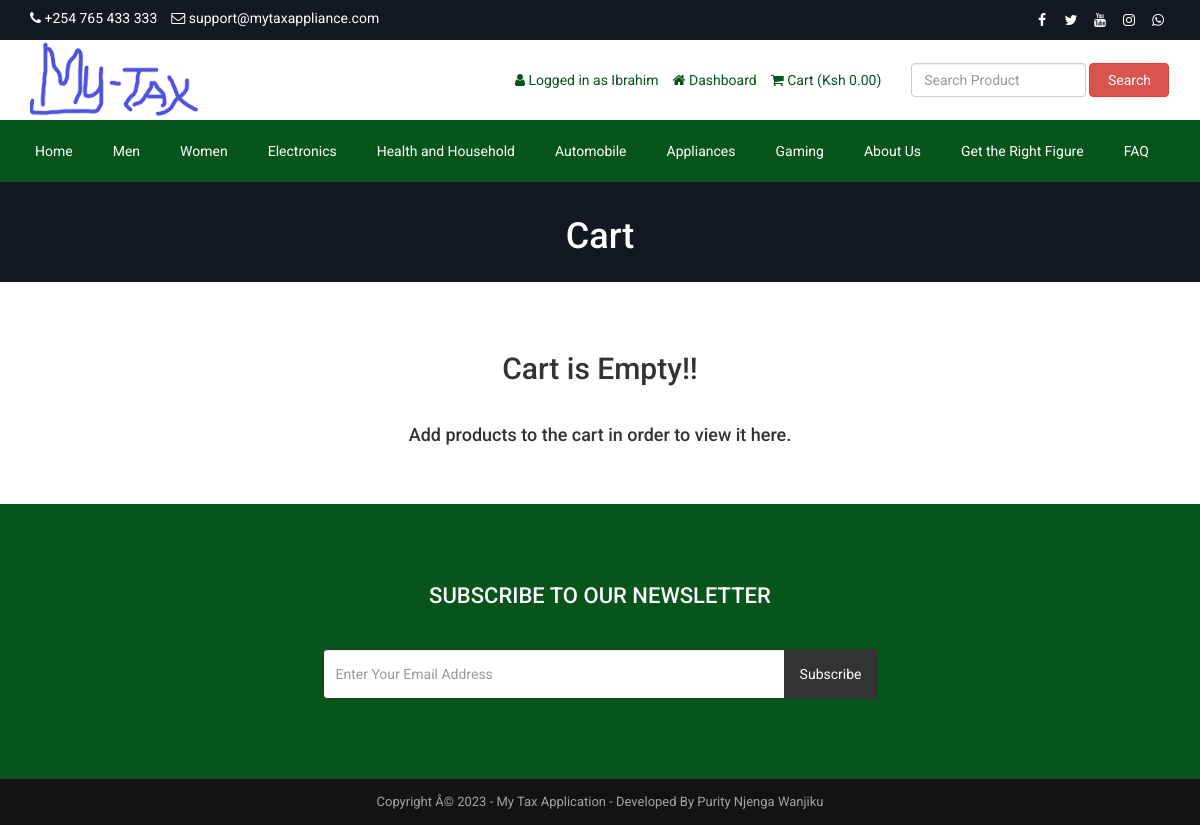
Screenshot of /cart.php (signed in) with the database file from the repository.
### tables this page shows
CREATE TABLE `tbl_settings` (
  `id` int(11) NOT NULL,
  `logo` varchar(255) NOT NULL,
  `favicon` varchar(255) NOT NULL,
  `footer_about` text NOT NULL,
  `footer_copyright` text NOT NULL,
  `contact_address` text NOT NULL,
  `contact_email` varchar(255) NOT NULL,
  `contact_phone` varchar(255) NOT NULL,
  `contact_fax` varchar(255) NOT NULL,
  `contact_map_iframe` text NOT NULL,
  `receive_email` varchar(255) NOT NULL,
  `receive_email_subject` varchar(255) NOT NULL,
  `receive_email_thank_you_message` text NOT NULL,
  `forget_password_message` text NOT NULL,
  `total_recent_post_footer` int(11) NOT NULL,
  `total_popular_post_footer` int(11) NOT NULL,
  `total_recent_post_sidebar` int(11) NOT NULL,
  `total_popular_post_sidebar` int(11) NOT NULL,
  `total_featured_product_home` int(11) NOT NULL,
  `total_latest_product_home` int(11) NOT NULL,
  `total_popular_product_home` int(11) NOT NULL,
  `meta_title_home` text NOT NULL,
  `meta_keyword_home` text NOT NULL,
  `meta_description_home` text NOT NULL,
  `banner_login` varchar(2552) NOT NULL,
  `banner_registration` varchar(255) NOT NULL,
  `banner_forget_password` varchar(255) NOT NULL,
  `banner_reset_password` varchar(255) NOT NULL,
  `banner_search` varchar(255) NOT NULL,
  `banner_cart` varchar(255) NOT NULL,
  `banner_checkout` varchar(255) NOT NULL,
  `banner_product_category` varchar(255) NOT NULL,
  `banner_calculate_tax` varchar(255) NOT NULL,
  `banner_blog` varchar(255) NOT NULL,
  `cta_title` varchar(255) NOT NULL,
  `cta_content` text NOT NULL,
  `cta_read_more_text` varchar(255) NOT NULL,
  `cta_read_more_url` varchar(255) NOT NULL,
  `cta_photo` varchar(255) NOT NULL,
  `featured_product_title` varchar(255) NOT NULL,
  `featured_product_subtitle` varchar(255) NOT NULL,
  `latest_product_title` varchar(255) NOT NULL,
  `latest_product_subtitle` varchar(255) NOT NULL,
  `popular_product_title` varchar(255) NOT NULL,
  `popular_product_subtitle` varchar(255) NOT NULL,
  `testimonial_title` varchar(255) NOT NULL,
  `testimonial_subtitle` varchar(255) NOT NULL,
  `testimonial_photo` varchar(255) NOT NULL,
  `blog_title` varchar(255) NOT NULL,
  `blog_subtitle` varchar(255) NOT NULL,
  `newsletter_text` text NOT NULL,
  `paypal_email` varchar(255) NOT NULL,
  `stripe_public_key` varchar(255) NOT NULL,
  `stripe_secret_key` varchar(255) NOT NULL,
  `bank_detail` text NOT NULL,
  `before_head` text NOT NULL,
  `after_body` text NOT NULL,
  `before_body` text NOT NULL,
  `home_service_on_off` int(11) NOT NULL,
  `home_welcome_on_off` int(11) NOT NULL,
  `home_featured_product_on_off` int(11) NOT NULL,
  `home_latest_product_on_off` int(11) NOT NULL,
  `home_popular_product_on_off` int(11) NOT NULL,
  `home_testimonial_on_off` int(11) NOT NULL,
  `home_blog_on_off` int(11) NOT NULL,
  `newsletter_on_off` int(11) NOT NULL,
  `ads_above_welcome_on_off` int(11) NOT NULL,
  `ads_above_featured_product_on_off` int(11) NOT NULL,
  `ads_above_latest_product_on_off` int(11) NOT NULL,
  `ads_above_popular_product_on_off` int(11) NOT NULL,
  `ads_above_testimonial_on_off` int(11) NOT NULL,
  `ads_category_sidebar_on_off` int(11) NOT NULL
);

CREATE TABLE `tbl_social` (
  `social_id` int(11) NOT NULL,
  `social_name` varchar(30) NOT NULL,
  `social_url` varchar(255) NOT NULL,
  `social_icon` varchar(30) NOT NULL
);

CREATE TABLE `tbl_top_category` (
  `tcat_id` int(11) NOT NULL,
  `tcat_name` varchar(255) NOT NULL,
  `show_on_menu` int(1) NOT NULL
);

CREATE TABLE `tbl_page` (
  `id` int(11) NOT NULL,
  `about_title` varchar(255) NOT NULL,
  `about_content` text NOT NULL,
  `about_banner` varchar(255) NOT NULL,
  `about_meta_title` varchar(255) NOT NULL,
  `about_meta_keyword` text NOT NULL,
  `about_meta_description` text NOT NULL,
  `faq_title` varchar(255) NOT NULL,
  `faq_banner` varchar(255) NOT NULL,
  `faq_meta_title` varchar(255) NOT NULL,
  `faq_meta_keyword` text NOT NULL,
  `faq_meta_description` text NOT NULL,
  `blog_title` varchar(255) NOT NULL,
  `blog_banner` varchar(255) NOT NULL,
  `blog_meta_title` varchar(255) NOT NULL,
  `blog_meta_keyword` text NOT NULL,
  `blog_meta_description` text NOT NULL,
  `contact_title` varchar(255) NOT NULL,
  `contact_banner` varchar(255) NOT NULL,
  `contact_meta_title` varchar(255) NOT NULL,
  `contact_meta_keyword` text NOT NULL,
  `contact_meta_description` text NOT NULL,
  `pgallery_title` varchar(255) NOT NULL,
  `pgallery_banner` varchar(255) NOT NULL,
  `pgallery_meta_title` varchar(255) NOT NULL,
  `pgallery_meta_keyword` text NOT NULL,
  `pgallery_meta_description` text NOT NULL,
  `vgallery_title` varchar(255) NOT NULL,
  `vgallery_banner` varchar(255) NOT NULL,
  `vgallery_meta_title` varchar(255) NOT NULL,
  `vgallery_meta_keyword` text NOT NULL,
  `vgallery_meta_description` text NOT NULL,
  `calculate_tax_title` varchar(255) NOT NULL,
  `calculate_tax_banner` varchar(255) NOT NULL,
  `calculate_tax_meta_title` varchar(255) NOT NULL,
  `calculate_tax_meta_keyword` varchar(255) NOT NULL,
  `calculate_tax_meta_description` varchar(255) NOT NULL
);

### cart.php (the view, shortened to what this page needs)
<?php require_once('header.php'); ?>
<?php
$statement = $pdo->prepare("SELECT * FROM tbl_settings WHERE id=1");
$statement->execute();
$result = $statement->fetchAll(PDO::FETCH_ASSOC);
foreach ($result as $row) {
    $banner_cart = $row['banner_cart'];
}
?>
<div class="page-banner" style="background-image: url(assets/uploads/<?php echo $banner_cart; ?>)">
    <div class="overlay"></div>
    <div class="page-banner-inner">
        <h1><?php echo LANG_VALUE_18; ?></h1>
    </div>
</div>
<div class="page">
	<div class="container">
		<div class="row">
			<div class="col-md-12">
                <?php if(!isset($_SESSION['cart_p_id'])): ?>
                    <?php echo '<h2 class="text-center">Cart is Empty!!</h2></br>'; ?>
                    <?php echo '<h4 class="text-center">Add products to the cart in order to view it here.</h4>'; ?>
                <?php endif; ?>
			</div>
		</div>
	</div>
</div>
<?php require_once('footer.php'); ?>

### header.php (shortened to what this page needs)
<?php
include("admin/inc/config.php");
$statement = $pdo->prepare("SELECT * FROM tbl_settings WHERE id=1");
$statement->execute();
$result = $statement->fetchAll(PDO::FETCH_ASSOC);
foreach ($result as $row) {
    $logo = $row['logo'];
    $contact_email = $row['contact_email'];
    $contact_phone = $row['contact_phone'];
}
?>
<!DOCTYPE html>
<html lang="en">
<head>
    <link rel="stylesheet" href="assets/css/bootstrap.min.css">
    <link rel="stylesheet" href="assets/css/font-awesome.min.css">
    <link rel="stylesheet" href="assets/css/owl.carousel.min.css">
    <link rel="stylesheet" href="assets/css/owl.theme.default.min.css">
    <link rel="stylesheet" href="assets/css/jquery.bxslider.min.css">
    <link rel="stylesheet" href="assets/css/magnific-popup.css">
    <link rel="stylesheet" href="assets/css/rating.css">
    <link rel="stylesheet" href="assets/css/spacing.css">
    <link rel="stylesheet" href="assets/css/bootstrap-touch-slider.css">
    <link rel="stylesheet" href="assets/css/animate.min.css">
    <link rel="stylesheet" href="assets/css/tree-menu.css">
    <link rel="stylesheet" href="assets/css/select2.min.css">
    <link rel="stylesheet" href="assets/css/main.css">
    <link rel="stylesheet" href="assets/css/responsive.css">
    <?php
    $statement = $pdo->prepare("SELECT * FROM tbl_page WHERE id=1");
$statement->execute();
$result = $statement->fetchAll(PDO::FETCH_ASSOC);
    ?>
</head>
<body>
    <div class="top">
        <div class="container">
            <div class="row">
                <div class="col-md-6 col-sm-6 col-xs-12">
                    <div class="left">
                        <ul>
                            <li><i class="fa fa-phone"></i>
                                <?php echo $contact_phone; ?></li>
                            <li><i class="fa fa-envelope-o"></i>
                                <?php echo $contact_email; ?></li>
                        </ul>
                    </div>
                </div>
                <div class="col-md-6 col-sm-6 col-xs-12">
                    <div class="right">
                        <ul>
                            <?php
                            $statement = $pdo->prepare("SELECT * FROM tbl_social");
                            $statement->execute();
                            $result = $statement->fetchAll(PDO::FETCH_ASSOC);
                            foreach ($result as $row) {
                            ?>
                            <?php if($row['social_url'] != ''): ?>
                            <li><a href="<?php echo $row['social_url']; ?>"><i
                                        class="<?php echo $row['social_icon']; ?>"></i></a>
                            </li>
                            <?php endif; ?>
                            <?php
                             }
                            ?>
                        </ul>
                    </div>
                </div>
            </div>
        </div>
    </div>
    <div class="header">
        <div class="container">
            <div class="row inner">
                <div class="col-md-4 logo">
                    <a href="index.php"><img src="assets/uploads/<?php echo $logo; ?>" alt="logo image"></a>
                </div>
                <div class="col-md-5 right">
                    <ul>
                        <?php
                         if(isset($_SESSION['customer'])) {
                        ?>
                        <li><i class="fa fa-user"></i>
                            <?php echo LANG_VALUE_13; ?>
                            <?php echo $_SESSION['customer']['cust_name']; ?>
                        </li>
                        <li><a href="dashboard.php"><i class="fa fa-home"></i>
                                <?php echo LANG_VALUE_89; ?></a></li>
                        <?php
                           }
                        ?>
                        <li><a href="cart.php"><i class="fa fa-shopping-cart"></i>
                                <?php echo LANG_VALUE_18; ?>
                                (<?php echo LANG_VALUE_1; ?>
                                <?php
                                if(isset($_SESSION['cart_p_id'])) {
                                  $table_total_price = 0;
                                    $i=0;
                                     foreach($_SESSION['cart_p_qty'] as $key => $value) {
                                      $i++;
                                      $arr_cart_p_qty[$i] = $value;
                                       }
                                    $i=0;
                                     foreach($_SESSION['cart_p_current_price'] as $key => $value) {
                                    $i++;
                                    $arr_cart_p_current_price[$i] = $value;
                                        }
                                    for($i=1;$i<=count($arr_cart_p_qty);$i++) {
                                        $row_total_price = $arr_cart_p_current_price[$i]*$arr_cart_p_qty[$i];
                                        $table_total_price = $table_total_price + $row_total_price;
                                      }
                                       echo $table_total_price;
                                    } else {
                                     echo '0.00';
                                    }
                              ?>)
                            </a>
                        </li>
                    </ul>
                </div>
                <div class="col-md-3 search-area">
                    <form class="navbar-form navbar-left" role="search" action="search-result.php" method="get">
                        <div class="form-group">
                            <input type="text" class="form-control search-top" placeholder="<?php echo LANG_VALUE_2; ?>"
                                name="search_text">
                        </div>
                        <button type="submit" class="btn btn-danger"><?php echo LANG_VALUE_3; ?></button>
                    </form>
                </div>
            </div>
        </div>
    </div>
    <div class="nav">
        <div class="container">
            <div class="row">
                <div class="col-md-12 pl_0 pr_0">
                    <div class="menu-container">
                        <div class="menu">
                            <ul>
                                <li><a href="index.php">Home</a></li>
                                <?php
                                 $statement = $pdo->prepare("SELECT * FROM tbl_top_category WHERE show_on_menu=1");
                                 $statement->execute();
                                 $result = $statement->fetchAll(PDO::FETCH_ASSOC);
                                  foreach ($result as $row) {
                                ?>
                                <li><a
                                        href="product-category.php?id=<?php echo $row['tcat_id']; ?>&type=top-category"><?php echo $row['tcat_name']; ?></a>
                                </li>
                                <?php
                                }
                                ?>
                                <?php
                                $statement = $pdo->prepare("SELECT * FROM tbl_page WHERE id=1");
                                $statement->execute();
                                $result = $statement->fetchAll(PDO::FETCH_ASSOC);
                                foreach ($result as $row) {
                                        $about_title = $row['about_title'];
                                            $faq_title = $row['faq_title'];
                                                                $calculatetax_title = $row['calculate_tax_title'];
                                                    }
                                ?>
                                <li><a href="about.php"><?php echo $about_title; ?></a>
                                </li>
                                <li><a href="calculate-tax.php"><?php echo $calculatetax_title; ?></a>
                                </li>
                                <li><a href="faq.php"><?php echo $faq_title; ?></a>
                                </li>
                            </ul>
                        </div>
                    </div>
                </div>
            </div>
        </div>
    </div>

### footer.php (shortened to what this page needs)
<?php
$statement = $pdo->prepare("SELECT * FROM tbl_settings WHERE id=1");
$statement->execute();
$result = $statement->fetchAll(PDO::FETCH_ASSOC);
foreach ($result as $row) {
	$footer_copyright = $row['footer_copyright'];
	$newsletter_on_off = $row['newsletter_on_off'];
}
?>
<?php if ($newsletter_on_off == 1) : ?>
	<section class="home-newsletter">
		<div class="container">
			<div class="row">
				<div class="col-md-6 col-md-offset-3">
					<div class="single">
						<form action="" method="post">
							<h2><?php echo LANG_VALUE_93; ?></h2>
							<div class="input-group">
								<input type="email" class="form-control" placeholder="<?php echo LANG_VALUE_95; ?>" name="email_subscribe">
								<span class="input-group-btn">
									<button class="btn btn-theme" type="submit" name="form_subscribe"><?php echo LANG_VALUE_92; ?></button>
								</span>
							</div>
					</div>
				</div>
			</div>
		</div>
	</section>
<?php endif; ?>
<div class="footer-bottom">
	<div class="container">
		<div class="row">
			<div class="col-md-12 copyright">
				<?php echo $footer_copyright; ?>
			</div>
		</div>
	</div>
</div>
</body>
</html>

### rows the page displays
tbl_settings: contact_phone "+254 765 433 333", contact_email "support@mytaxappliance.com", logo (picture), banner_cart (picture), footer_copyright "Copyright Â© 2023 - My Tax Application - Developed By Purity Njenga Wanjiku"
tbl_top_category: tcat_name "Men"
tbl_top_category: tcat_name "Women"
tbl_top_category: tcat_name "Electronics"
tbl_top_category: tcat_name "Health and Household"
tbl_top_category: tcat_name "Automobile"
tbl_top_category: tcat_name "Appliances"
tbl_top_category: tcat_name "Gaming"
tbl_page: about_title "About Us", calculate_tax_title "Get the Right Figure", faq_title "FAQ"

### other values shown
LANG_VALUE_13 "Logged in as"
$_SESSION['customer']['cust_name'] "Ibrahim"
LANG_VALUE_89 "Dashboard"
LANG_VALUE_18 "Cart"
LANG_VALUE_1 "Ksh"
LANG_VALUE_3 "Search"
LANG_VALUE_93 "SUBSCRIBE TO OUR NEWSLETTER"
LANG_VALUE_92 "Subscribe"
